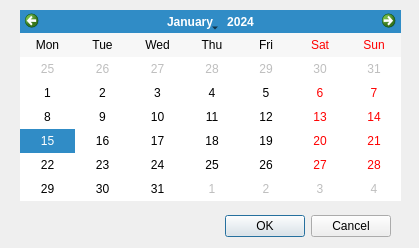
<?xml version="1.0" encoding="UTF-8"?>
<ui version="4.0">
 <class>Dialog</class>
 <widget class="QDialog" name="Dialog">
  <property name="geometry">
   <rect>
    <x>0</x>
    <y>0</y>
    <width>419</width>
    <height>248</height>
   </rect>
  </property>
  <property name="windowTitle">
   <string>Dialog</string>
  </property>
  <widget class="QDialogButtonBox" name="buttonBox">
   <property name="geometry">
    <rect>
     <x>90</x>
     <y>211</y>
     <width>301</width>
     <height>31</height>
    </rect>
   </property>
   <property name="orientation">
    <enum>Qt::Horizontal</enum>
   </property>
   <property name="standardButtons">
    <set>QDialogButtonBox::Cancel|QDialogButtonBox::Ok</set>
   </property>
   <property name="centerButtons">
    <bool>false</bool>
   </property>
  </widget>
  <widget class="QCalendarWidget" name="calendarWidget">
   <property name="geometry">
    <rect>
     <x>20</x>
     <y>10</y>
     <width>381</width>
     <height>191</height>
    </rect>
   </property>
   <property name="font">
    <font>
     <pointsize>9</pointsize>
     <weight>50</weight>
     <bold>false</bold>
     <kerning>true</kerning>
    </font>
   </property>
   <property name="firstDayOfWeek">
    <enum>Qt::Monday</enum>
   </property>
   <property name="gridVisible">
    <bool>false</bool>
   </property>
   <property name="selectionMode">
    <enum>QCalendarWidget::SingleSelection</enum>
   </property>
   <property name="verticalHeaderFormat">
    <enum>QCalendarWidget::NoVerticalHeader</enum>
   </property>
   <property name="navigationBarVisible">
    <bool>true</bool>
   </property>
   <property name="dateEditEnabled">
    <bool>true</bool>
   </property>
  </widget>
 </widget>
 <resources/>
 <connections>
  <connection>
   <sender>buttonBox</sender>
   <signal>accepted()</signal>
   <receiver>Dialog</receiver>
   <slot>accept()</slot>
   <hints>
    <hint type="sourcelabel">
     <x>248</x>
     <y>254</y>
    </hint>
    <hint type="destinationlabel">
     <x>157</x>
     <y>274</y>
    </hint>
   </hints>
  </connection>
  <connection>
   <sender>buttonBox</sender>
   <signal>rejected()</signal>
   <receiver>Dialog</receiver>
   <slot>close()</slot>
   <hints>
    <hint type="sourcelabel">
     <x>240</x>
     <y>226</y>
    </hint>
    <hint type="destinationlabel">
     <x>209</x>
     <y>123</y>
    </hint>
   </hints>
  </connection>
 </connections>
</ui>
